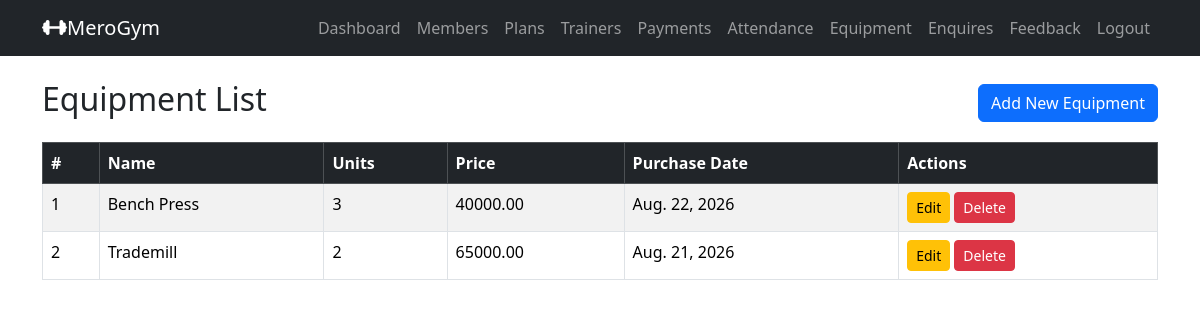
Before: /admin_equipment/ (signed in) with the older database file.
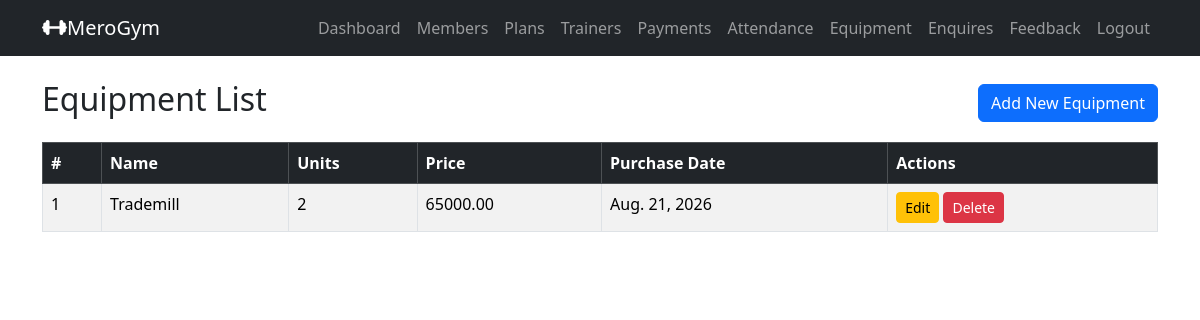
After: the same page with the newer database file.
### gymapp/models.py (models this page shows, shortened)
class Equipment(models.Model):
    name = models.CharField(max_length=100)
    units = models.PositiveIntegerField(default=1)
    price = models.DecimalField(max_digits=8, decimal_places=2)
    purchase_date = models.DateField(default=timezone.now) # date when equipment was purchased
    is_active = models.BooleanField(default=True) # if remove/sold, mark as inactive instead of deleting records

### gymapp/views.py (the view)
    def wrapper(request, *args, **kwargs):
        if not request.user.is_authenticated or getattr(request.user, 'role', None) != 'ADMIN':
            messages.error(request, 'You must be logged in as an admin to access this page.')
            return redirect('admin_login')  # Redirect to the admin login page
        return view_func(request, *args, **kwargs)

### gymapp/views.py (called while the page is built)
def admin_required(view_func):
    def wrapper(request, *args, **kwargs):
        if not request.user.is_authenticated or getattr(request.user, 'role', None) != 'ADMIN':
            messages.error(request, 'You must be logged in as an admin to access this page.')
            return redirect('admin_login')  # Redirect to the admin login page
        return view_func(request, *args, **kwargs)
    return wrapper

@admin_required
def admin_equipment_list(request):
    search = request.GET.get('search', '')
    equipments = Equipment.objects.all().order_by('name') # order equipment by name
    if search:
        equipments = equipments.filter(name__icontains=search)
    return render(request, 'admin_equipment_list.html', {'equipments' : equipments, 'search':search})

### gymapp/templates/admin_equipment_list.html (shortened to what this page needs)
{% extends 'base.html' %}
{% block content %}
<div class="d-flex justify-content-between align-items-center mb-3">
    <h2>Equipment List</h2>
    <a href="{% url 'admin_equipment_add' %}" class="btn btn-primary">Add New Equipment</a>
</div>
<table class="table table-bordered table-striped">
    <thead class="table-dark">
        <tr>
            <th>#</th>
            <th>Name</th>
            <th>Units</th>
            <th>Price</th>
            <th>Purchase Date</th>
            <th>Actions</th>
        </tr>
    </thead>
    <tbody>
        {% for equipment in equipments %}
        <tr>
            <td>{{ forloop.counter }}</td>
            <td>{{ equipment.name }}</td>
            <td>{{ equipment.units }}</td>
            <td>{{ equipment.price }}</td>
            <td>{{ equipment.purchase_date }}</td>
            <td>
                <a href="{% url 'admin_equipment_edit' equipment.id %}" class="btn btn-sm btn-warning">Edit</a>
                <form method="post" action="{% url 'admin_equipment_delete' equipment.id %}" style="display:inline;">
                    <button type="submit" class="btn btn-sm btn-danger" onclick="return confirm('Are you sure you want to delete this equipment?');">Delete</button>
                </form>
            </td>
        </tr>
        {% empty %}
        <tr>
            <td colspan="6" class="text-center">No equipment available.</td>
        </tr>
        {% endfor %}
</table>
{% endblock %}

Changed rows visible on the page:
removed Equipment: name "Bench Press", units "3", price "40000.00", purchase_date "Aug. 22, 2026"
